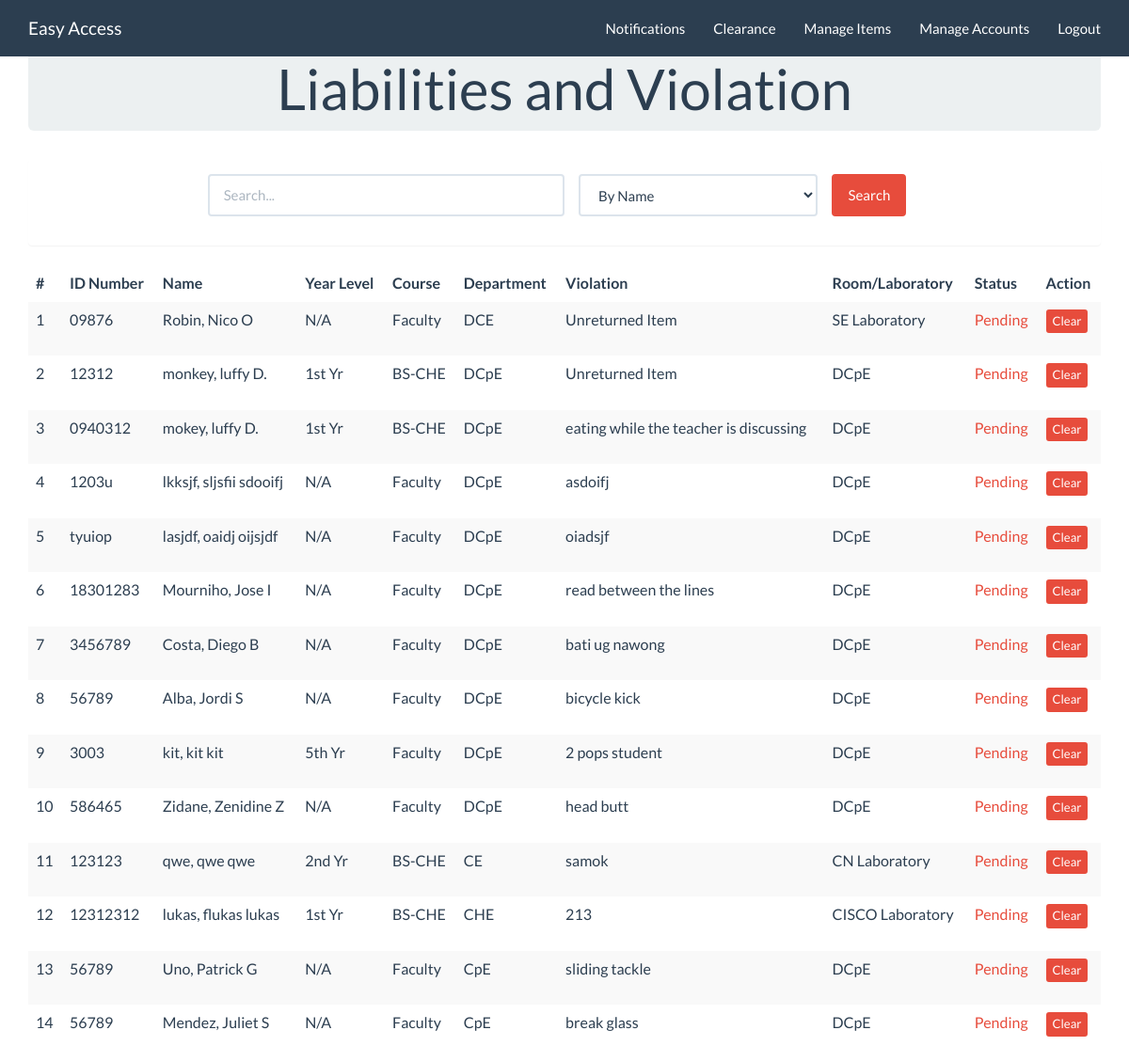
The app's page /index.php/c_clear/clearance with its own data.
### tables this page shows
CREATE TABLE `student` (
  `id` int(11) NOT NULL,
  `u_id` varchar(45) NOT NULL,
  `lastname` varchar(45) NOT NULL,
  `name` varchar(45) NOT NULL,
  `middlename` varchar(45) NOT NULL,
  `year` varchar(11) NOT NULL,
  `course` varchar(45) NOT NULL,
  `department` varchar(45) NOT NULL,
  `violation` varchar(45) NOT NULL,
  `laboratory` varchar(45) NOT NULL,
  `status` varchar(45) NOT NULL,
  `dateviolate` timestamp NOT NULL DEFAULT CURRENT_TIMESTAMP
);

### application/controllers/c_clear.php (called while the page is built, shortened)
<?php
class c_clear extends CI_Controller {
	public function __construct()
	 {
				$this->load->view('admin/head');
				$this->load->view('templates/header');
		}
	public function clearance()
	{
		$data['x'] = $this->clearancedb->showvio("Pending");
		$this->load->view('clearance/v_clear',$data);
	}
}
?>

### index.php (called while the page is built, shortened)
<?php
require_once BASEPATH.'core/CodeIgniter.php';

### application/models/clearancedb.php (called while the page is built, shortened)
<?php
class clearancedb extends CI_Model {
        public function showvio($status)
        {
          $this->db->order_by('dateviolate','desc');
          if($status==""){
              $this->db->where('violation !=','Unreturned Item');
              $query = $this->db->get('student');
          }else{
              $this->db->where('status',$status);
              $query = $this->db->get('student');
          }
          $data = $query->result_array();
        return $data;
        }
}
?>

### application/views/clearance/v_clear.php (the view, shortened to what this page needs)
<div class="container">
<div class="starter-template">
  <div class="jumbotron">
        <center><h1>Liabilities and Violation</h1>  </center>
    </div>
    <div class="panel">
        <div class="panel-body">
        <?php
        $attributes = array("class" => "form-horizontal", "role" => "form", "id" => "searchform", "name" => "searchform");
        echo form_open("", $attributes);?>
            <div class="form-group">
                <div class="col-md-4 col-sm-offset-2" style="padding:0;">
                    <input class="form-control" id="name_search" name="name_search" placeholder="Search..." type="text" value="<?php echo set_value('name_search'); ?>" />
                </div>
                <div class="col-xs-3">
                          <?php
                            if ($this->session->userdata('type')=="head") {
                                  $data = array(
                                      'name'  => 'By Name',
                                      'u_id' => 'By ID number',
                                      'year'  => 'by Year Level',
                                      'course' => 'by Course',
                                  );
                            }
                            else
                            {
                                  $data = array(
                                      'name'  => 'By Name',
                                      'u_id' => 'By ID number',
                                      'year'  => 'by Year Level',
                                      'course' => 'by Course',
                                      'department'  => 'by Department',
                                );
                            }
                            echo form_dropdown('searchBy',$data,set_value('searchBy'),'class="form-control"');
                          ?>
                </div>
                <div class="col-xs-2" style="padding:0;">
                  <input id="btn_search" name="btn_search" type="submit" class="btn btn-danger" value="Search"/>
                </div>
            </div>
        <?php echo form_close(); ?>
        </div>
  </div>
        <?php if (!$x): ?>
              <h2 style="margin-top:50px;text-align:center">No Violations Found</h2>
        <?php else: ?>
          <div class="table-responsive">
            <table class="table table-striped">
              <thead>
                <tr>
                  <th>#</th>
                  <th>ID Number</th>
                  <th>Name</th>
                  <th>Year Level</th>
                  <th>Course</th>
                  <th>Department</th>
                  <th>Violation</th>
                  <th>Room/Laboratory</th>
                  <th>Status</th>
                  <th>Action</th>
                </tr>
              </thead>
              <tbody>
              <?php
              $c=1;
              foreach ($x as $row) {
                if($row['status']=="Cleared")
                    $txt = "success";
                  else
                    $txt = "danger";
              echo "<tr>
                  <td>".$c."</td>
                  <td>".$row['u_id']."</td>
                  <td>".$row['lastname'].","." ".$row['name']." ".$row['middlename']."</td>
                  <td>".$row['year']."</td>
                  <td>".$row['course']."</td>
                  <td>".$row['department']."</td>
                  <td>".$row['violation']."</td>
                  <td>".$row['laboratory']."</td>
                  <td class='text-".$txt."'>".$row['status']."</td>
                  <td><form class='violations' action='' method='post'><input type='hidden' name='id' value='".$row['id']."'><input type='submit' name='clear' class='btn btn-danger btn-xs' value='Clear'></form></td>
                </tr>";
                $c++;
                }?>
              </tbody>
            </table>
          </div>
      <?php endif;  ?>
   </div>
</div>

### records on screen
student: u "09876", lastname "Robin", name "Nico", middlename "O", year "N/A", course "Faculty", department "DCE", violation "Unreturned Item", laboratory "SE Laboratory", status "Pending"
student: u "12312", lastname "monkey", name "luffy", middlename "D.", year "1st Yr", course "BS-CHE", department "DCpE", violation "Unreturned Item", laboratory "DCpE", status "Pending"
student: u "0940312", lastname "mokey", name "luffy", middlename "D.", year "1st Yr", course "BS-CHE", department "DCpE", violation "eating while the teacher is discussing", laboratory "DCpE", status "Pending"
student: u "1203u", lastname "lkksjf", name "sljsfii", middlename "sdooifj", year "N/A", course "Faculty", department "DCpE", violation "asdoifj", laboratory "DCpE", status "Pending"
student: u "tyuiop", lastname "lasjdf", name "oaidj", middlename "oijsjdf", year "N/A", course "Faculty", department "DCpE", violation "oiadsjf", laboratory "DCpE", status "Pending"
student: u "18301283", lastname "Mourniho", name "Jose", middlename "I", year "N/A", course "Faculty", department "DCpE", violation "read between the lines", laboratory "DCpE", status "Pending"
student: u "3456789", lastname "Costa", name "Diego", middlename "B", year "N/A", course "Faculty", department "DCpE", violation "bati ug nawong", laboratory "DCpE", status "Pending"
student: u "56789", lastname "Alba", name "Jordi", middlename "S", year "N/A", course "Faculty", department "DCpE", violation "bicycle kick", laboratory "DCpE", status "Pending"
student: u "3003", lastname "kit", name "kit", middlename "kit", year "5th Yr", course "Faculty", department "DCpE", violation "2 pops student", laboratory "DCpE", status "Pending"
student: u "586465", lastname "Zidane", name "Zenidine", middlename "Z", year "N/A", course "Faculty", department "DCpE", violation "head butt", laboratory "DCpE", status "Pending"
student: u "123123", lastname "qwe", name "qwe", middlename "qwe", year "2nd Yr", course "BS-CHE", department "CE", violation "samok", laboratory "CN Laboratory", status "Pending"
student: u "12312312", lastname "lukas", name "flukas", middlename "lukas", year "1st Yr", course "BS-CHE", department "CHE", violation "213", laboratory "CISCO Laboratory", status "Pending"
student: u "56789", lastname "Uno", name "Patrick", middlename "G", year "N/A", course "Faculty", department "CpE", violation "sliding tackle", laboratory "DCpE", status "Pending"
student: u "56789", lastname "Mendez", name "Juliet", middlename "S", year "N/A", course "Faculty", department "CpE", violation "break glass", laboratory "DCpE", status "Pending"

### other values on screen
anchor('account/index','Easy Access','class="navbar-brand"') "Easy Access"
anchor('c_clear/sVio', 'Clearance') "Clearance"
anchor('item_admin/ItemSearch','Manage Items') "Manage Items"
anchor('admin/sUser','Manage Accounts') "Manage Accounts"
